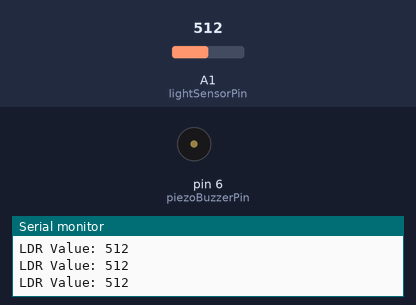
This sketch was run on a simulated Arduino Uno, built with avr-gcc and run on an emulated ATmega328P. Parts: buzzer (waves = sounding), the last lines printed to the serial monitor. The test bench sets the inputs (shaded band); at power-on: A1 (lightSensorPin) = 512.

Above: at 4.2 s.
4.3 s: A1 (lightSensorPin) set to 489
At 7.2 s:
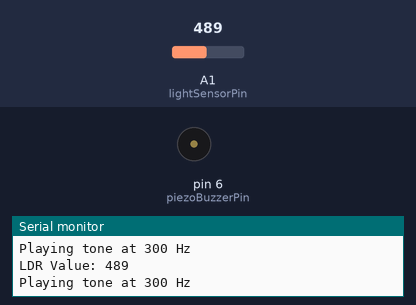
7.3 s: A1 (lightSensorPin) set to 510
At 8.1 s:
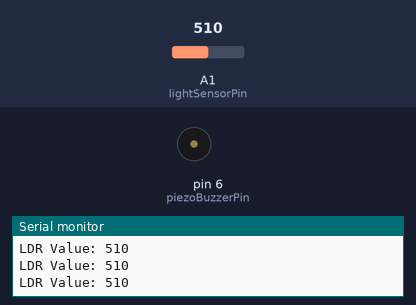
Timing chart, 0 to 10.3 s (numbered marks = the images above; inputs shaded):
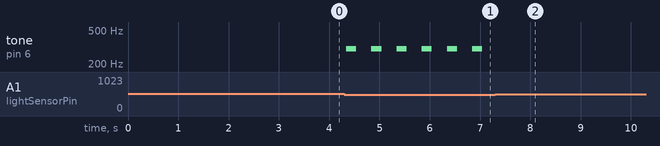

Measured:
- the behaviour switches between 500 and 499 on A1 (lightSensorPin) (found by bisection; images 0 and 1)
- after the input at 4.3 s, tone on pin 6 (piezoBuzzerPin): alternates 300 Hz for 0.20 s and silent for 0.30 s, starting at once
- after the input at 7.3 s, tone on pin 6 (piezoBuzzerPin): stops changing and stays silent

The sketch:

LDR.ino
```cpp
const int piezoBuzzerPin = 6;      // New pin for piezo
const int lightSensorPin = A1;     // LDR connected to analog pin A1
const int darkThreshold = 500;     // Below this is considered "dark"

int sensorValue = 0;               // Raw reading from LDR
int minLight = 1023;               // Initial high for calibration
int maxLight = 0;                  // Initial low for calibration

unsigned long lastBeepTime = 0;
unsigned long beepInterval = 500;  // Time between tones

void setup() {
  pinMode(piezoBuzzerPin, OUTPUT);
  Serial.begin(9600);

  Serial.println("Calibrating LDR...");
  // Calibrate LDR for 3 seconds to learn ambient range
  for (int i = 0; i < 300; i++) {
    sensorValue = analogRead(lightSensorPin);
    if (sensorValue < minLight) minLight = sensorValue;
    if (sensorValue > maxLight) maxLight = sensorValue;
    delay(10);
  }

  Serial.print("Calibration complete. Min: ");
  Serial.print(minLight);
  Serial.print(" | Max: ");
  Serial.println(maxLight);
}

void loop() {
  sensorValue = analogRead(lightSensorPin);
  Serial.print("LDR Value: ");
  Serial.println(sensorValue);

  if (sensorValue < darkThreshold) {
    // It's dark, map the light level to a frequency range
    int toneFrequency = map(sensorValue, minLight, darkThreshold, 1000, 300);
    toneFrequency = constrain(toneFrequency, 300, 1000);

    tone(piezoBuzzerPin, toneFrequency);
    Serial.print("Playing tone at ");
    Serial.print(toneFrequency);
    Serial.println(" Hz");

    delay(200);
    noTone(piezoBuzzerPin);
    delay(200);
  } else {
    // It's bright enough, no tone
    noTone(piezoBuzzerPin);
  }

  delay(100); // Adjust loop speed
}
```
